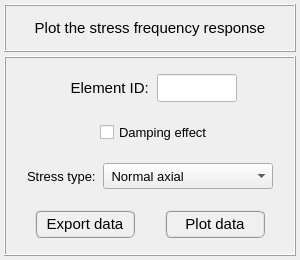
<?xml version="1.0" encoding="UTF-8"?>
<ui version="4.0">
 <class>Form</class>
 <widget class="QWidget" name="Form">
  <property name="geometry">
   <rect>
    <x>0</x>
    <y>0</y>
    <width>300</width>
    <height>260</height>
   </rect>
  </property>
  <property name="minimumSize">
   <size>
    <width>300</width>
    <height>260</height>
   </size>
  </property>
  <property name="maximumSize">
   <size>
    <width>16777215</width>
    <height>280</height>
   </size>
  </property>
  <property name="windowTitle">
   <string>Form</string>
  </property>
  <layout class="QGridLayout" name="gridLayout_3">
   <property name="leftMargin">
    <number>4</number>
   </property>
   <property name="topMargin">
    <number>4</number>
   </property>
   <property name="rightMargin">
    <number>4</number>
   </property>
   <property name="bottomMargin">
    <number>4</number>
   </property>
   <property name="verticalSpacing">
    <number>4</number>
   </property>
   <item row="0" column="0">
    <widget class="QFrame" name="frame_title">
     <property name="minimumSize">
      <size>
       <width>0</width>
       <height>48</height>
      </size>
     </property>
     <property name="maximumSize">
      <size>
       <width>480</width>
       <height>48</height>
      </size>
     </property>
     <property name="font">
      <font>
       <family>Arial</family>
       <pointsize>12</pointsize>
       <weight>75</weight>
       <bold>true</bold>
      </font>
     </property>
     <property name="frameShape">
      <enum>QFrame::Box</enum>
     </property>
     <property name="frameShadow">
      <enum>QFrame::Raised</enum>
     </property>
     <property name="lineWidth">
      <number>1</number>
     </property>
     <layout class="QGridLayout" name="gridLayout">
      <property name="leftMargin">
       <number>0</number>
      </property>
      <property name="topMargin">
       <number>0</number>
      </property>
      <property name="rightMargin">
       <number>0</number>
      </property>
      <property name="bottomMargin">
       <number>0</number>
      </property>
      <property name="spacing">
       <number>0</number>
      </property>
      <item row="0" column="0">
       <widget class="QLabel" name="label">
        <property name="font">
         <font>
          <family>MS Shell Dlg 2</family>
          <pointsize>11</pointsize>
          <weight>50</weight>
          <italic>false</italic>
          <bold>false</bold>
         </font>
        </property>
        <property name="text">
         <string>Plot the stress frequency response</string>
        </property>
        <property name="textFormat">
         <enum>Qt::AutoText</enum>
        </property>
        <property name="alignment">
         <set>Qt::AlignCenter</set>
        </property>
       </widget>
      </item>
     </layout>
    </widget>
   </item>
   <item row="1" column="0">
    <widget class="QFrame" name="frame_main">
     <property name="minimumSize">
      <size>
       <width>0</width>
       <height>200</height>
      </size>
     </property>
     <property name="maximumSize">
      <size>
       <width>480</width>
       <height>240</height>
      </size>
     </property>
     <property name="frameShape">
      <enum>QFrame::Box</enum>
     </property>
     <property name="frameShadow">
      <enum>QFrame::Raised</enum>
     </property>
     <layout class="QGridLayout" name="gridLayout_2">
      <property name="leftMargin">
       <number>4</number>
      </property>
      <property name="topMargin">
       <number>6</number>
      </property>
      <property name="rightMargin">
       <number>4</number>
      </property>
      <property name="bottomMargin">
       <number>4</number>
      </property>
      <property name="spacing">
       <number>4</number>
      </property>
      <item row="0" column="0">
       <widget class="QFrame" name="frame_selected_id">
        <property name="minimumSize">
         <size>
          <width>0</width>
          <height>40</height>
         </size>
        </property>
        <property name="maximumSize">
         <size>
          <width>600</width>
          <height>40</height>
         </size>
        </property>
        <property name="frameShape">
         <enum>QFrame::NoFrame</enum>
        </property>
        <property name="frameShadow">
         <enum>QFrame::Raised</enum>
        </property>
        <layout class="QGridLayout" name="gridLayout_14">
         <property name="leftMargin">
          <number>0</number>
         </property>
         <property name="topMargin">
          <number>0</number>
         </property>
         <property name="rightMargin">
          <number>0</number>
         </property>
         <property name="bottomMargin">
          <number>0</number>
         </property>
         <property name="horizontalSpacing">
          <number>4</number>
         </property>
         <property name="verticalSpacing">
          <number>0</number>
         </property>
         <item row="0" column="0">
          <widget class="QFrame" name="frame_17">
           <property name="frameShape">
            <enum>QFrame::NoFrame</enum>
           </property>
           <property name="frameShadow">
            <enum>QFrame::Raised</enum>
           </property>
          </widget>
         </item>
         <item row="0" column="1">
          <widget class="QLabel" name="label_3">
           <property name="minimumSize">
            <size>
             <width>90</width>
             <height>28</height>
            </size>
           </property>
           <property name="maximumSize">
            <size>
             <width>100</width>
             <height>28</height>
            </size>
           </property>
           <property name="font">
            <font>
             <family>MS Shell Dlg 2</family>
             <pointsize>11</pointsize>
             <weight>50</weight>
             <italic>false</italic>
             <bold>false</bold>
            </font>
           </property>
           <property name="text">
            <string>Element ID: </string>
           </property>
           <property name="alignment">
            <set>Qt::AlignRight|Qt::AlignTrailing|Qt::AlignVCenter</set>
           </property>
          </widget>
         </item>
         <item row="0" column="2">
          <widget class="QLineEdit" name="lineEdit_element_id">
           <property name="enabled">
            <bool>true</bool>
           </property>
           <property name="minimumSize">
            <size>
             <width>80</width>
             <height>28</height>
            </size>
           </property>
           <property name="maximumSize">
            <size>
             <width>80</width>
             <height>28</height>
            </size>
           </property>
           <property name="palette">
            <palette>
             <active>
              <colorrole role="WindowText">
               <brush brushstyle="SolidPattern">
                <color alpha="255">
                 <red>0</red>
                 <green>0</green>
                 <blue>255</blue>
                </color>
               </brush>
              </colorrole>
              <colorrole role="Button">
               <brush brushstyle="SolidPattern">
                <color alpha="255">
                 <red>255</red>
                 <green>255</green>
                 <blue>255</blue>
                </color>
               </brush>
              </colorrole>
              <colorrole role="Midlight">
               <brush brushstyle="SolidPattern">
                <color alpha="255">
                 <red>0</red>
                 <green>0</green>
                 <blue>0</blue>
                </color>
               </brush>
              </colorrole>
              <colorrole role="Dark">
               <brush brushstyle="SolidPattern">
                <color alpha="255">
                 <red>0</red>
                 <green>0</green>
                 <blue>0</blue>
                </color>
               </brush>
              </colorrole>
              <colorrole role="Mid">
               <brush brushstyle="SolidPattern">
                <color alpha="255">
                 <red>0</red>
                 <green>0</green>
                 <blue>0</blue>
                </color>
               </brush>
              </colorrole>
              <colorrole role="Text">
               <brush brushstyle="SolidPattern">
                <color alpha="255">
                 <red>0</red>
                 <green>0</green>
                 <blue>255</blue>
                </color>
               </brush>
              </colorrole>
              <colorrole role="ButtonText">
               <brush brushstyle="SolidPattern">
                <color alpha="255">
                 <red>0</red>
                 <green>0</green>
                 <blue>255</blue>
                </color>
               </brush>
              </colorrole>
              <colorrole role="Base">
               <brush brushstyle="SolidPattern">
                <color alpha="255">
                 <red>255</red>
                 <green>255</green>
                 <blue>255</blue>
                </color>
               </brush>
              </colorrole>
              <colorrole role="Window">
               <brush brushstyle="SolidPattern">
                <color alpha="255">
                 <red>255</red>
                 <green>255</green>
                 <blue>255</blue>
                </color>
               </brush>
              </colorrole>
             </active>
             <inactive>
              <colorrole role="WindowText">
               <brush brushstyle="SolidPattern">
                <color alpha="255">
                 <red>0</red>
                 <green>0</green>
                 <blue>255</blue>
                </color>
               </brush>
              </colorrole>
              <colorrole role="Button">
               <brush brushstyle="SolidPattern">
                <color alpha="255">
                 <red>255</red>
                 <green>255</green>
                 <blue>255</blue>
                </color>
               </brush>
              </colorrole>
              <colorrole role="Midlight">
               <brush brushstyle="SolidPattern">
                <color alpha="255">
                 <red>0</red>
                 <green>0</green>
                 <blue>0</blue>
                </color>
               </brush>
              </colorrole>
              <colorrole role="Dark">
               <brush brushstyle="SolidPattern">
                <color alpha="255">
                 <red>0</red>
                 <green>0</green>
                 <blue>0</blue>
                </color>
               </brush>
              </colorrole>
              <colorrole role="Mid">
               <brush brushstyle="SolidPattern">
                <color alpha="255">
                 <red>0</red>
                 <green>0</green>
                 <blue>0</blue>
                </color>
               </brush>
              </colorrole>
              <colorrole role="Text">
               <brush brushstyle="SolidPattern">
                <color alpha="255">
                 <red>0</red>
                 <green>0</green>
                 <blue>255</blue>
                </color>
               </brush>
              </colorrole>
              <colorrole role="ButtonText">
               <brush brushstyle="SolidPattern">
                <color alpha="255">
                 <red>0</red>
                 <green>0</green>
                 <blue>255</blue>
                </color>
               </brush>
              </colorrole>
              <colorrole role="Base">
               <brush brushstyle="SolidPattern">
                <color alpha="255">
                 <red>255</red>
                 <green>255</green>
                 <blue>255</blue>
                </color>
               </brush>
              </colorrole>
              <colorrole role="Window">
               <brush brushstyle="SolidPattern">
                <color alpha="255">
                 <red>255</red>
                 <green>255</green>
                 <blue>255</blue>
                </color>
               </brush>
              </colorrole>
             </inactive>
             <disabled>
              <colorrole role="WindowText">
               <brush brushstyle="SolidPattern">
                <color alpha="255">
                 <red>0</red>
                 <green>0</green>
                 <blue>255</blue>
                </color>
               </brush>
              </colorrole>
              <colorrole role="Button">
               <brush brushstyle="SolidPattern">
                <color alpha="255">
                 <red>255</red>
                 <green>255</green>
                 <blue>255</blue>
                </color>
               </brush>
              </colorrole>
              <colorrole role="Midlight">
               <brush brushstyle="SolidPattern">
                <color alpha="255">
                 <red>0</red>
                 <green>0</green>
                 <blue>0</blue>
                </color>
               </brush>
              </colorrole>
              <colorrole role="Dark">
               <brush brushstyle="SolidPattern">
                <color alpha="255">
                 <red>0</red>
                 <green>0</green>
                 <blue>0</blue>
                </color>
               </brush>
              </colorrole>
              <colorrole role="Mid">
               <brush brushstyle="SolidPattern">
                <color alpha="255">
                 <red>0</red>
                 <green>0</green>
                 <blue>0</blue>
                </color>
               </brush>
              </colorrole>
              <colorrole role="Text">
               <brush brushstyle="SolidPattern">
                <color alpha="255">
                 <red>0</red>
                 <green>0</green>
                 <blue>255</blue>
                </color>
               </brush>
              </colorrole>
              <colorrole role="ButtonText">
               <brush brushstyle="SolidPattern">
                <color alpha="255">
                 <red>0</red>
                 <green>0</green>
                 <blue>255</blue>
                </color>
               </brush>
              </colorrole>
              <colorrole role="Base">
               <brush brushstyle="SolidPattern">
                <color alpha="255">
                 <red>255</red>
                 <green>255</green>
                 <blue>255</blue>
                </color>
               </brush>
              </colorrole>
              <colorrole role="Window">
               <brush brushstyle="SolidPattern">
                <color alpha="255">
                 <red>255</red>
                 <green>255</green>
                 <blue>255</blue>
                </color>
               </brush>
              </colorrole>
             </disabled>
            </palette>
           </property>
           <property name="font">
            <font>
             <family>MS Shell Dlg 2</family>
             <pointsize>11</pointsize>
             <weight>50</weight>
             <italic>false</italic>
             <bold>false</bold>
            </font>
           </property>
           <property name="toolTip">
            <string>&lt;html&gt;&lt;head/&gt;&lt;body&gt;&lt;p align=&quot;center&quot;&gt;&lt;br/&gt;&lt;/p&gt;&lt;/body&gt;&lt;/html&gt;</string>
           </property>
           <property name="whatsThis">
            <string>&lt;html&gt;&lt;head/&gt;&lt;body&gt;&lt;p&gt;&lt;br/&gt;&lt;/p&gt;&lt;/body&gt;&lt;/html&gt;</string>
           </property>
           <property name="styleSheet">
            <string notr="true"/>
           </property>
           <property name="text">
            <string/>
           </property>
           <property name="frame">
            <bool>true</bool>
           </property>
           <property name="alignment">
            <set>Qt::AlignCenter</set>
           </property>
           <property name="readOnly">
            <bool>false</bool>
           </property>
           <property name="placeholderText">
            <string/>
           </property>
          </widget>
         </item>
         <item row="0" column="3">
          <widget class="QFrame" name="frame_18">
           <property name="frameShape">
            <enum>QFrame::NoFrame</enum>
           </property>
           <property name="frameShadow">
            <enum>QFrame::Raised</enum>
           </property>
          </widget>
         </item>
        </layout>
       </widget>
      </item>
      <item row="3" column="0">
       <widget class="QFrame" name="frame_buttons">
        <property name="minimumSize">
         <size>
          <width>0</width>
          <height>40</height>
         </size>
        </property>
        <property name="maximumSize">
         <size>
          <width>16777215</width>
          <height>40</height>
         </size>
        </property>
        <property name="frameShape">
         <enum>QFrame::NoFrame</enum>
        </property>
        <property name="frameShadow">
         <enum>QFrame::Raised</enum>
        </property>
        <layout class="QGridLayout" name="gridLayout_9">
         <property name="leftMargin">
          <number>0</number>
         </property>
         <property name="topMargin">
          <number>0</number>
         </property>
         <property name="rightMargin">
          <number>0</number>
         </property>
         <property name="bottomMargin">
          <number>0</number>
         </property>
         <property name="horizontalSpacing">
          <number>4</number>
         </property>
         <property name="verticalSpacing">
          <number>0</number>
         </property>
         <item row="0" column="3">
          <widget class="QPushButton" name="pushButton_plot_data">
           <property name="minimumSize">
            <size>
             <width>100</width>
             <height>28</height>
            </size>
           </property>
           <property name="maximumSize">
            <size>
             <width>100</width>
             <height>28</height>
            </size>
           </property>
           <property name="font">
            <font>
             <family>MS Shell Dlg 2</family>
             <pointsize>11</pointsize>
             <weight>9</weight>
             <italic>false</italic>
             <bold>false</bold>
            </font>
           </property>
           <property name="styleSheet">
            <string notr="true">QPushButton{border-radius: 6px; border-color: rgb(150, 150, 150); border-style: ridge; border-width: 2px; color: rgb(0, 0, 0); background-color: rgb(240, 240, 240); font: 75 11pt &quot;MS Shell Dlg 2&quot;}
QPushButton:hover{border-radius: 6px; border-color: rgb(0, 170, 255); border-style: ridge; border-width: 2px; color: rgb(0, 0, 0); background-color: rgba(174, 213, 255, 100); font: 75 11pt &quot;MS Shell Dlg 2&quot;}
QPushButton:pressed{border-radius: 6px; border-color: rgb(0, 170, 255); border-style: ridge; border-width: 3px; color: rgb(0, 0, 0); background-color: rgb(174, 213, 255); font: 75 11pt &quot;MS Shell Dlg 2&quot;}</string>
           </property>
           <property name="text">
            <string>Plot data</string>
           </property>
          </widget>
         </item>
         <item row="0" column="1">
          <widget class="QPushButton" name="pushButton_export_data">
           <property name="minimumSize">
            <size>
             <width>100</width>
             <height>28</height>
            </size>
           </property>
           <property name="maximumSize">
            <size>
             <width>100</width>
             <height>28</height>
            </size>
           </property>
           <property name="font">
            <font>
             <family>MS Shell Dlg 2</family>
             <pointsize>11</pointsize>
             <weight>9</weight>
             <italic>false</italic>
             <bold>false</bold>
            </font>
           </property>
           <property name="styleSheet">
            <string notr="true">QPushButton{border-radius: 6px; border-color: rgb(150, 150, 150); border-style: ridge; border-width: 2px; color: rgb(0, 0, 0); background-color: rgb(240, 240, 240); font: 75 11pt &quot;MS Shell Dlg 2&quot;}
QPushButton:hover{border-radius: 6px; border-color: rgb(0, 170, 255); border-style: ridge; border-width: 2px; color: rgb(0, 0, 0); background-color: rgba(174, 213, 255, 100); font: 75 11pt &quot;MS Shell Dlg 2&quot;}
QPushButton:pressed{border-radius: 6px; border-color: rgb(0, 170, 255); border-style: ridge; border-width: 3px; color: rgb(0, 0, 0); background-color: rgb(174, 213, 255); font: 75 11pt &quot;MS Shell Dlg 2&quot;}</string>
           </property>
           <property name="text">
            <string>Export data</string>
           </property>
           <property name="flat">
            <bool>false</bool>
           </property>
          </widget>
         </item>
         <item row="0" column="0">
          <widget class="QFrame" name="frame_13">
           <property name="frameShape">
            <enum>QFrame::NoFrame</enum>
           </property>
           <property name="frameShadow">
            <enum>QFrame::Raised</enum>
           </property>
          </widget>
         </item>
         <item row="0" column="4">
          <widget class="QFrame" name="frame_14">
           <property name="frameShape">
            <enum>QFrame::NoFrame</enum>
           </property>
           <property name="frameShadow">
            <enum>QFrame::Raised</enum>
           </property>
          </widget>
         </item>
         <item row="0" column="2">
          <widget class="QFrame" name="frame_19">
           <property name="frameShape">
            <enum>QFrame::NoFrame</enum>
           </property>
           <property name="frameShadow">
            <enum>QFrame::Raised</enum>
           </property>
          </widget>
         </item>
        </layout>
       </widget>
      </item>
      <item row="2" column="0">
       <widget class="QFrame" name="frame">
        <property name="minimumSize">
         <size>
          <width>0</width>
          <height>40</height>
         </size>
        </property>
        <property name="maximumSize">
         <size>
          <width>16777215</width>
          <height>40</height>
         </size>
        </property>
        <property name="frameShape">
         <enum>QFrame::NoFrame</enum>
        </property>
        <property name="frameShadow">
         <enum>QFrame::Raised</enum>
        </property>
        <layout class="QGridLayout" name="gridLayout_6">
         <property name="leftMargin">
          <number>0</number>
         </property>
         <property name="topMargin">
          <number>0</number>
         </property>
         <property name="rightMargin">
          <number>0</number>
         </property>
         <property name="bottomMargin">
          <number>0</number>
         </property>
         <item row="0" column="2">
          <widget class="QComboBox" name="comboBox_stress_type">
           <property name="minimumSize">
            <size>
             <width>170</width>
             <height>26</height>
            </size>
           </property>
           <property name="maximumSize">
            <size>
             <width>170</width>
             <height>26</height>
            </size>
           </property>
           <property name="font">
            <font>
             <pointsize>10</pointsize>
            </font>
           </property>
           <property name="toolTip">
            <string>&lt;html&gt;&lt;head/&gt;&lt;body&gt;&lt;p&gt;Select the stress type to get the frequency response&lt;/p&gt;&lt;/body&gt;&lt;/html&gt;</string>
           </property>
           <item>
            <property name="text">
             <string> Normal axial</string>
            </property>
           </item>
           <item>
            <property name="text">
             <string> Normal bending y</string>
            </property>
           </item>
           <item>
            <property name="text">
             <string> Normal bending z</string>
            </property>
           </item>
           <item>
            <property name="text">
             <string> Hoop</string>
            </property>
           </item>
           <item>
            <property name="text">
             <string> Torsional shear</string>
            </property>
           </item>
           <item>
            <property name="text">
             <string> Transversal shear xy</string>
            </property>
           </item>
           <item>
            <property name="text">
             <string> Transversal shear xz</string>
            </property>
           </item>
          </widget>
         </item>
         <item row="0" column="0">
          <spacer name="horizontalSpacer">
           <property name="orientation">
            <enum>Qt::Horizontal</enum>
           </property>
           <property name="sizeHint" stdset="0">
            <size>
             <width>40</width>
             <height>20</height>
            </size>
           </property>
          </spacer>
         </item>
         <item row="0" column="3">
          <spacer name="horizontalSpacer_2">
           <property name="orientation">
            <enum>Qt::Horizontal</enum>
           </property>
           <property name="sizeHint" stdset="0">
            <size>
             <width>40</width>
             <height>20</height>
            </size>
           </property>
          </spacer>
         </item>
         <item row="0" column="1">
          <widget class="QLabel" name="label_2">
           <property name="minimumSize">
            <size>
             <width>70</width>
             <height>26</height>
            </size>
           </property>
           <property name="maximumSize">
            <size>
             <width>70</width>
             <height>26</height>
            </size>
           </property>
           <property name="font">
            <font>
             <pointsize>10</pointsize>
            </font>
           </property>
           <property name="text">
            <string>Stress type:</string>
           </property>
          </widget>
         </item>
        </layout>
       </widget>
      </item>
      <item row="1" column="0">
       <widget class="QFrame" name="frame_2">
        <property name="minimumSize">
         <size>
          <width>0</width>
          <height>32</height>
         </size>
        </property>
        <property name="maximumSize">
         <size>
          <width>16777215</width>
          <height>32</height>
         </size>
        </property>
        <property name="frameShape">
         <enum>QFrame::NoFrame</enum>
        </property>
        <property name="frameShadow">
         <enum>QFrame::Raised</enum>
        </property>
        <layout class="QGridLayout" name="gridLayout_4">
         <property name="leftMargin">
          <number>0</number>
         </property>
         <property name="topMargin">
          <number>0</number>
         </property>
         <property name="rightMargin">
          <number>0</number>
         </property>
         <property name="bottomMargin">
          <number>0</number>
         </property>
         <property name="spacing">
          <number>0</number>
         </property>
         <item row="0" column="2">
          <widget class="QCheckBox" name="checkBox_damping_effect">
           <property name="minimumSize">
            <size>
             <width>170</width>
             <height>26</height>
            </size>
           </property>
           <property name="maximumSize">
            <size>
             <width>170</width>
             <height>26</height>
            </size>
           </property>
           <property name="font">
            <font>
             <family>MS Shell Dlg 2</family>
             <pointsize>10</pointsize>
             <weight>50</weight>
             <italic>false</italic>
             <bold>false</bold>
            </font>
           </property>
           <property name="text">
            <string>Damping effect</string>
           </property>
           <property name="checked">
            <bool>false</bool>
           </property>
          </widget>
         </item>
         <item row="0" column="1">
          <widget class="QFrame" name="frame_3">
           <property name="minimumSize">
            <size>
             <width>70</width>
             <height>26</height>
            </size>
           </property>
           <property name="maximumSize">
            <size>
             <width>70</width>
             <height>26</height>
            </size>
           </property>
           <property name="frameShape">
            <enum>QFrame::NoFrame</enum>
           </property>
           <property name="frameShadow">
            <enum>QFrame::Raised</enum>
           </property>
          </widget>
         </item>
         <item row="0" column="0">
          <spacer name="horizontalSpacer_3">
           <property name="orientation">
            <enum>Qt::Horizontal</enum>
           </property>
           <property name="sizeHint" stdset="0">
            <size>
             <width>40</width>
             <height>20</height>
            </size>
           </property>
          </spacer>
         </item>
         <item row="0" column="3">
          <spacer name="horizontalSpacer_4">
           <property name="orientation">
            <enum>Qt::Horizontal</enum>
           </property>
           <property name="sizeHint" stdset="0">
            <size>
             <width>40</width>
             <height>20</height>
            </size>
           </property>
          </spacer>
         </item>
        </layout>
       </widget>
      </item>
     </layout>
    </widget>
   </item>
  </layout>
 </widget>
 <resources/>
 <connections/>
</ui>
